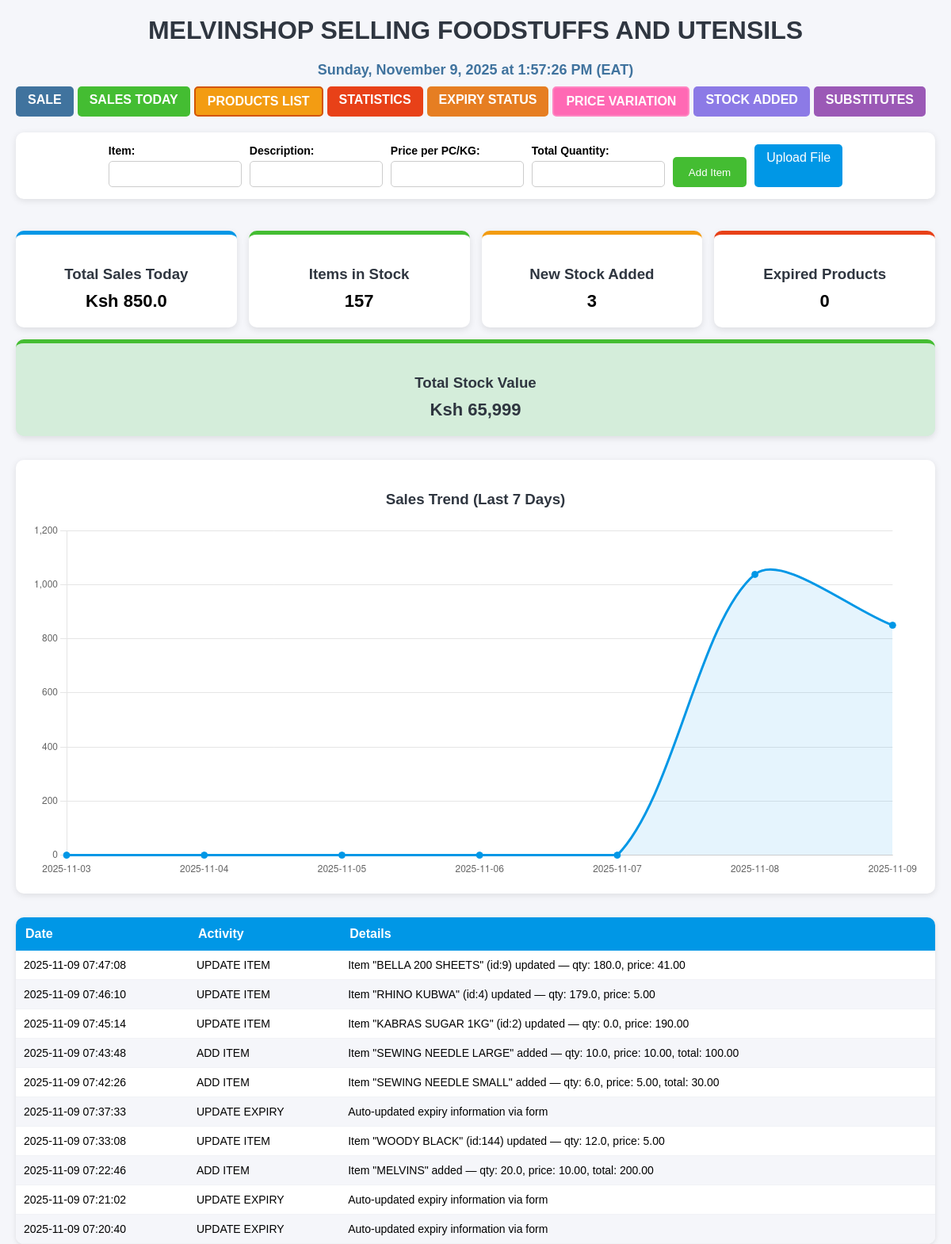
The page / on the database its author committed.
### tables this page shows
CREATE TABLE activities (
            id INTEGER PRIMARY KEY AUTOINCREMENT,
            action TEXT,
            details TEXT,
            date TEXT
        );

### app.py (the view)
@app.route('/')
def index():
    conn = get_connection()
    c = conn.cursor()
    c.execute('SELECT id, item, description, price_per_pc_or_kg, total_quantity_available, total_stock_amount FROM items')
    items = c.fetchall()
    c.execute('SELECT COUNT(*) FROM items')
    total_items = c.fetchone()[0]
    today = datetime.now().strftime("%Y-%m-%d")
    c.execute('SELECT SUM(total_amount) FROM sales WHERE date(date) = ?', (today,))
    total_sales_today = c.fetchone()[0] or 0
    c.execute('SELECT COUNT(*) FROM items WHERE date(date_added) = ?', (today,))
    new_stock_today = c.fetchone()[0]
    c.execute('SELECT COUNT(*) FROM expiry WHERE expiry_status = "Expired"')
    expired_row = c.fetchone()
    expired_products = expired_row[0] if expired_row and expired_row[0] is not None else 0
    c.execute('SELECT SUM(total_stock_amount) FROM items')
    total_stock_value_raw = c.fetchone()[0] or 0
    total_stock_value = f"Ksh {int(total_stock_value_raw):,}"
    c.execute('SELECT date, action, details FROM activities ORDER BY id DESC LIMIT 10')
    recent_logs_rows = c.fetchall()
    recent_logs = [{'date': r[0], 'action': r[1], 'details': r[2]} for r in recent_logs_rows]
    sales_dates = []
    sales_values = []
    for i in range(6, -1, -1):
        day = (datetime.now() - timedelta(days=i)).strftime("%Y-%m-%d")
        c.execute('SELECT SUM(total_amount) FROM sales WHERE date(date) = ?', (day,))
        val = c.fetchone()[0] or 0
        sales_dates.append(day)
        sales_values.append(val)
    conn.close()
    return render_template(
        'index.html',
        items=items,
        total_items=total_items,
        total_sales_today=total_sales_today,
        new_stock_today=new_stock_today,
        expired_products=expired_products,
        total_stock_value=total_stock_value,  # already formatted
        recent_logs=recent_logs,
        sales_dates=json.dumps(sales_dates),
        sales_values=json.dumps(sales_values)
    )

### app.py (called while the page is built)
def get_connection(retries: int = 5, retry_delay: float = 0.15):
    last_exc = None
    for attempt in range(retries):
        try:
            conn = sqlite3.connect(DB_PATH, timeout=5, check_same_thread=False)
            return conn
        except sqlite3.OperationalError as e:
            last_exc = e
            if 'locked' in str(e).lower():
                time.sleep(retry_delay)
                continue
            raise
    raise sqlite3.OperationalError(f"Could not get DB connection after {retries} retries: {last_exc}")

### Templates/index.html (shortened to what this page needs)
<!DOCTYPE html>
<html lang="en">
<head>
</head>
<body>
<div class="container">
    <h1>MELVINSHOP SELLING FOODSTUFFS AND UTENSILS</h1>
    <div class="clock" id="clock"></div>
    <div class="top-left-buttons">
        <a class="sales-btn" href="/sales">SALE</a>
        <a class="sales-today-btn" href="/sales-today">SALES TODAY</a>
        <a class="price-list-btn" href="/price-list">PRODUCTS LIST</a>
        <a class="statistics-btn" href="/statistics">STATISTICS</a>
        <a class="expiry-btn" href="/expiry-status">EXPIRY STATUS</a>
        <a href="/price-variation" class="price-btn">PRICE VARIATION</a>
        <a class="added-stock-btn" href="/added-stock">STOCK ADDED</a>
        <a class="substitutes-btn" href="/substitutes">SUBSTITUTES</a>
    </div>
    <div class="form-upload-wrapper">
        <form method="POST" action="/add">
            <label>Item:<input type="text" name="item" required></label>
            <label>Description:<input type="text" name="description"></label>
            <label>Price per PC/KG:<input type="number" step="0.01" name="price_per_pc_or_kg" required></label>
            <label>Total Quantity:<input type="number" step="0.01" name="total_quantity_available" required></label>
            <button type="submit">Add Item</button>
        </form>
        <a class="upload-btn" href="/upload">Upload File</a>
    </div>
<div class="stats-container">
    <div class="stat-card blue">
        <h3>Total Sales Today</h3>
        <p>Ksh {{ total_sales_today or "0.00" }}</p>
    </div>
    <div class="stat-card green">
        <h3>Items in Stock</h3>
        <p>{{ total_items or "0" }}</p>
    </div>
    <div class="stat-card orange">
        <h3>New Stock Added</h3>
        <p>{{ new_stock_today or "0" }}</p>
    </div>
    <div class="stat-card red">
        <h3>Expired Products</h3>
        <p>{{ expired_products or "0" }}</p>
    </div>
    <div class="stat-card light-green">
        <h3>Total Stock Value</h3>
        <p>{{ total_stock_value or "0.00" }}</p>
    </div>
</div>
    <div class="chart-container">
        <h3 style="color:#2f3640; text-align:center;">Sales Trend (Last 7 Days)</h3>
        <canvas id="salesChart" height="120"></canvas>
    </div>
    <table class="recent-table">
        <thead>
            <tr><th>Date</th><th>Activity</th><th>Details</th></tr>
        </thead>
        <tbody>
            {% for log in recent_logs %}
            <tr>
                <td>{{ log.date }}</td>
                <td>{{ log.action }}</td>
                <td>{{ log.details }}</td>
            </tr>
            {% else %}
            <tr><td colspan="3" style="text-align:center;">No recent activity.</td></tr>
            {% endfor %}
        </tbody>
    </table>
</div>
<script>
const ctx = document.getElementById('salesChart').getContext('2d');
new Chart(ctx, {
    type: 'line',
    data: {
        labels: {{ sales_dates | safe }},
        datasets: [{
            label: 'Sales (KSH)',
            data: {{ sales_values | safe }},
            borderColor: '#0097e6',
            backgroundColor: 'rgba(0,151,230,0.1)',
            fill: true,
            tension: 0.3,
            pointRadius: 4,
            pointBackgroundColor: '#0097e6'
        }]
    },
    options: {
        responsive: true,
        plugins: { legend: { display: false } },
        scales: { x: { grid: { display: false } }, y: { beginAtZero: true } }
    }
});
</script>
</body>
</html>

### Templates/index.html (style rules this page uses)
body { font-family: Arial, sans-serif; background-color: #f5f6fa; margin: 0; padding: 0 20px; }
h1 { text-align: center; color: #2f3640; margin-top: 20px; }
.container { max-width: 1200px; margin: auto; }
.clock { text-align: center; font-size: 18px; color: #40739e; font-weight: bold; margin-bottom: 10px; }
.top-left-buttons { display: flex; gap: 5px; margin: 10px 0 20px 0; flex-wrap: wrap; }
.top-left-buttons a { padding: 8px 15px; color: white; border-radius: 5px; text-decoration: none; font-weight: bold; }
.sales-btn { background-color: #40739e; }
.sales-today-btn { background-color: #44bd32; }
.price-list-btn { background-color: #f39c12; border: 2px solid #d35400; }
.statistics-btn { background-color: #e84118; }
.expiry-btn { background-color: #e67e22; }
.added-stock-btn { background-color: #8c7ae6; }
.price-btn { background-color: #ff69b4; border: 2px solid #ff85c1; color: white; }
.substitutes-btn { background-color: #9b59b6; color: white; border-radius: 5px; padding: 8px 15px; text-decoration: none; }
.form-upload-wrapper { display: flex; gap: 10px; justify-content: center; align-items: flex-end; margin: 20px auto 40px auto; padding: 15px; background-color: #ffffff; border-radius: 10px; box-shadow: 0 2px 8px rgba(0,0,0,0.1); }
form { display: flex; gap: 10px; flex-wrap: wrap; align-items: flex-end; }
form label { display: flex; flex-direction: column; font-weight: bold; font-size: 14px; }
form input { padding: 8px; width: 150px; border-radius: 5px; border: 1px solid #ccc; margin-top: 5px; }
button { padding: 10px 20px; background-color: #44bd32; color: white; border: none; border-radius: 5px; cursor: pointer; height: 38px; }
.upload-btn { padding: 8px 15px; background-color: #0097e6; color: white; border-radius: 5px; text-decoration: none; height: 38px; }
.stats-container { display: flex; justify-content: space-between; flex-wrap: wrap; gap: 15px; margin-bottom: 30px; }
.stat-card { flex: 1; min-width: 220px; background-color: white; border-radius: 10px; box-shadow: 0 3px 8px rgba(0,0,0,0.1); padding: 20px; text-align: center; transition: 0.3s; }
.stat-card h3 { margin-bottom: 10px; color: #2f3640; }
.stat-card p { font-size: 22px; font-weight: bold; margin: 0; }
.blue { border-top: 5px solid #0097e6; }
.green { border-top: 5px solid #44bd32; }
.orange { border-top: 5px solid #f39c12; }
.red { border-top: 5px solid #e84118; }
.light-green { background-color: #d4edda; border-top: 5px solid #44bd32; }
.light-green h3, .light-green p { color: #2f3640; }
.chart-container { background-color: white; border-radius: 10px; box-shadow: 0 2px 8px rgba(0,0,0,0.1); padding: 20px; margin-bottom: 30px; }
.recent-table { width: 100%; border-collapse: collapse; background: white; border-radius: 10px; box-shadow: 0 2px 6px rgba(0,0,0,0.1); overflow: hidden; }
.recent-table th { background: #0097e6; color: white; padding: 12px; text-align: left; }
.recent-table td { padding: 10px; border-bottom: 1px solid #f1f2f6; font-size: 14px; }
.recent-table tr:nth-child(even) { background: #f5f6fa; }

### rows shown on the page
activities: date "2025-11-09 07:47:08", action "UPDATE ITEM", details "Item \"BELLA 200 SHEETS\" (id:9) updated — qty: 180.0, price: 41.00"
activities: date "2025-11-09 07:46:10", action "UPDATE ITEM", details "Item \"RHINO KUBWA\" (id:4) updated — qty: 179.0, price: 5.00"
activities: date "2025-11-09 07:45:14", action "UPDATE ITEM", details "Item \"KABRAS SUGAR 1KG\" (id:2) updated — qty: 0.0, price: 190.00"
activities: date "2025-11-09 07:43:48", action "ADD ITEM", details "Item \"SEWING NEEDLE LARGE\" added — qty: 10.0, price: 10.00, total: 100.00"
activities: date "2025-11-09 07:42:26", action "ADD ITEM", details "Item \"SEWING NEEDLE SMALL\" added — qty: 6.0, price: 5.00, total: 30.00"
activities: date "2025-11-09 07:37:33", action "UPDATE EXPIRY", details "Auto-updated expiry information via form"
activities: date "2025-11-09 07:33:08", action "UPDATE ITEM", details "Item \"WOODY BLACK\" (id:144) updated — qty: 12.0, price: 5.00"
activities: date "2025-11-09 07:22:46", action "ADD ITEM", details "Item \"MELVINS\" added — qty: 20.0, price: 10.00, total: 200.00"
activities: date "2025-11-09 07:21:02", action "UPDATE EXPIRY", details "Auto-updated expiry information via form"
activities: date "2025-11-09 07:20:40", action "UPDATE EXPIRY", details "Auto-updated expiry information via form"

### other values the page prints
{{ total_sales_today or "0.00" }} "850.0"
{{ total_items or "0" }} "157"
{{ new_stock_today or "0" }} "3"
{{ expired_products or "0" }} "0"
{{ total_stock_value or "0.00" }} "Ksh 65,999"
chart data {{ sales_dates | safe }} ["2025-11-03", "2025-11-04", "2025-11-05", "2025-11-06", "2025-11-07", "2025-11-08", "2025-11-09"]
chart data {{ sales_values | safe }} [0, 0, 0, 0, 0, 1038.0, 850.0]
